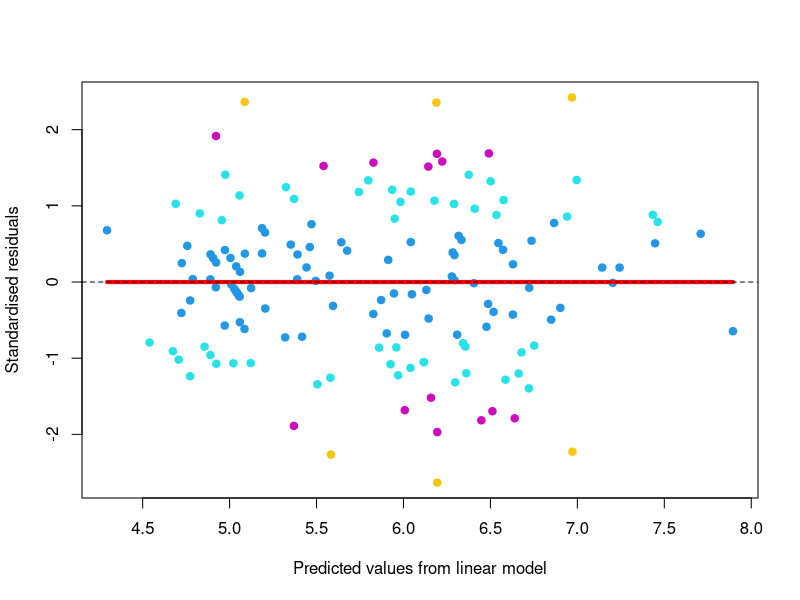
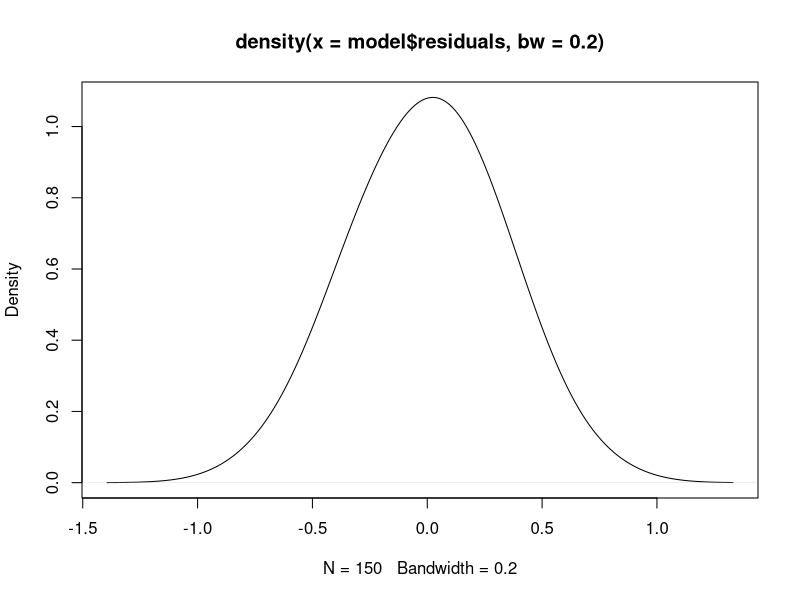

R code for these plots, in order:

rm(list = ls())



ols <- function(formula, data, weights = NULL) {
  tryCatch({
    
    if (missing(data)) {
      X <- model.matrix(formula)
      Y <- model.frame(formula) |> model.response()
      data = model.frame(formula)
    } else {
      X <- model.matrix(formula, data = data)
      Y <- model.frame(formula, data = data) |> model.response()
    }
    
    if (!is.null(weights)) {
      W <- diag(weights)
      Coefficients <- solve(t(X) %*% W %*% X) %*% t(X) %*% W %*% as.matrix(Y)
    } else {
      Coefficients <- solve(t(X) %*% X) %*% t(X) %*% as.matrix(Y)
    }
    
    Coefs <- as.vector(Coefficients); names(Coefs) <- rownames(Coefficients)
    
    # Create a list with a structure similar to lm output
    result <- list(
      designMatrix = X,
      coefficients = Coefs,
      weights = weights,
      response = as.vector(Y),
      residuals = as.vector(Y - X %*% Coefficients),
      fitted.values = as.vector(X %*% Coefficients),
      call = match.call(),
      terms = terms(formula, data = data),
      qr = as.list(qr(X)),
      rank = qr(X)$rank,
      df.residual = length(Y) - qr(X)$rank,
      contrasts = NULL,  # You can modify this part based on your needs
      xlevels = NULL     # You can modify this part based on your needs
    )
    
  }, error = function(e) {
    print(e)
  })
  
  structure(class = "ols", result)
}

# Weighted Least Squares (WLS) function
wls <- function(formula, data, weights) {
  ols(formula, data, weights)
}

# Example usage:
# wls_result <- wls(y ~ x1 + x2, data = your_data_frame, weights = your_weights_vector)


print.ols <- function(model) {
  cat("\nCall:\n", deparse(model$call), "\n")
  cat("\nCoefficients:\n")
  print(model$coefficients |> round(4), quote = FALSE)
}

plot.ols <- function(model,...) {
  
  plot(model$fitted.values, scale(model$residuals),
       col = (abs(model$residual)+2)^2 , pch=19,
       ylab = "Standardised residuals",
       xlab = "Predicted values from linear model")
  lin <- ols(model$residuals ~ model$fitted)
  df <- data.frame(X = model$fitted.values,
                   Y = lin$fitted.values)
  df <- df[order(df$X),]
  lines(df$X,df$Y,col = "red", lwd=4)
  abline(h = 0,lty=2)
  
  plot(density(model$residuals, bw=0.2),...)
  
  rm(df); rm(lin)
  
}

summary.ols <- function(model) {
  
  errorVariance <- sum(model$residuals ^2) / model$df.residual
  cov_scaled <- 
    if (is.null(model$weights)) {
      # OLS covariance matrix
      errorVariance * solve(t(model$designMatrix) %*% model$designMatrix)
    } else {
      # WLS covariance matrix
      weightMatrix <- diag(model$weights)
      weightedMSE <- sum(model$weights * model$residuals^2) / model$df.residual
      errorVariance <- weightedMSE
      errorVariance * solve(t(model$designMatrix) %*% weightMatrix %*% model$designMatrix)
    }
  
  
  VAR <- cov_scaled |> diag()
  SE <- sqrt(VAR)
  
  T_stat <- model$coefficients/ SE
  p_values <- 2*pt(-abs(T_stat),df = model$df.residual)
  
  Mat <- cbind(model$coefficients,SE,T_stat,p_values) 
  
  
  
  summar <- list()
  
  summar$coefficients <- Mat
  summar$call <- model$call
  
  summar$sigma <- sqrt(errorVariance)
  summar$cov_scaled <- cov_scaled
  
  colnames(summar$coefficients) <- c("Estimate","Std. Err","T value","Pr(> |t|)")
  
  class(summar) <- "summary.ols"
  
  return (summar)
   
}

formulate <- function(response, predictors) {
  return(paste(response,"~",paste(predictors,collapse = "+")) |> as.formula())
}

print.summary.ols <- function(modelSummary) {
  cat("\nCall:\n", deparse(modelSummary$call), "\n\n")
  cat("Coefficients:\n")

  p_values <- modelSummary$coef[,4]
  Significance <- ifelse(p_values <= 0.001, "***",
                   ifelse(p_values <= 0.01, "**", 
                          ifelse(p_values <= 0.05, "*", 
                                 ifelse(p_values < 0.1, ".", "") ) ) ) 
  
  TAB <- cbind(modelSummary$coef |> round(4),Significance)
  TAB[,4] <- ifelse(TAB[,4] == 0, "<.0001",TAB[,4])
  
  TAB[,1:3] <- sapply(TAB[,1:3], function(x) {
                    ifelse(as.numeric(x) > 0,paste0(" ",x),x)
                })
  print(TAB, quote = FALSE)
}

vcov.ols <- function(model) {
  errorVariance <- sum(model$residuals ^2) / model$df.residual
  VAR <- errorVariance * t(model$designMatrix) %*% model$designMatrix |> solve() 
  return (VAR)
}

vcov.summary.ols <- function(Summary) {
  print(Summary$cov_scaled)
}

confint.ols <- function(model, alpha = 0.05) {
  summar <- summary(model)
  mat <- cbind( coef(model) + qt(alpha/2,df = model$df.residual) *  summar$coef[,2],
                coef(model) - qt(alpha/2,df = model$df.residual) *  summar$coef[,2] )
  colnames(mat) <- c("2.5%","97.5%")
  
  mat
}

# Example usage of ols function

mod <- ols(Sepal.Length ~ ., data = iris)
mod
lin <- lm(Sepal.Length ~ ., data = iris)
vcov(mod)

plot(mod)
S <- summary(mod)
S

wls <- ols(Sepal.Length ~ ., data = iris, weights = c(rep(1,100),rep(3.5,50)))
lin_wls <- lm(Sepal.Length ~ ., data = iris, weights = c(rep(1,100),rep(3.5,50)))

